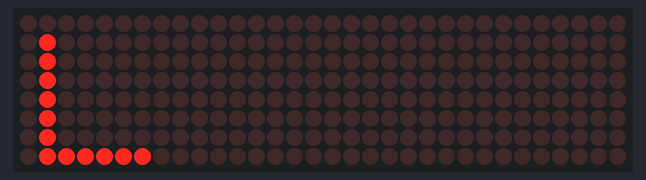
Bench run of a sketch on a simulated Arduino Mega 2560, built with avr-gcc and run on an emulated ATmega2560. On the bench: 32×8 LED matrix. Wiring (from diagram.json): 4 × MAX7219 LED driver: data pin 51; clock pin 52; CS pin 53.

Above: at 5.2 s.
At 7.2 s:
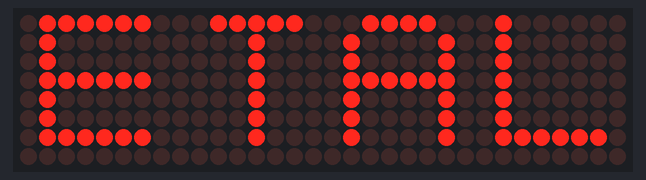
At 8.1 s:
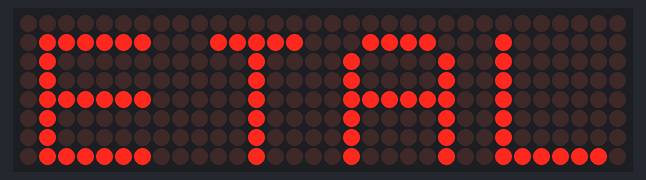
At 9.9 s:
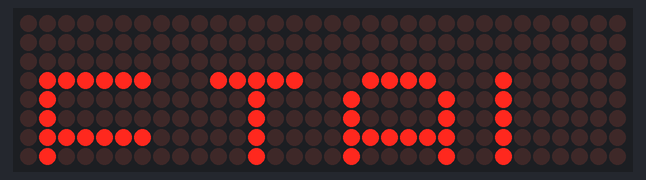
At 11.7 s:
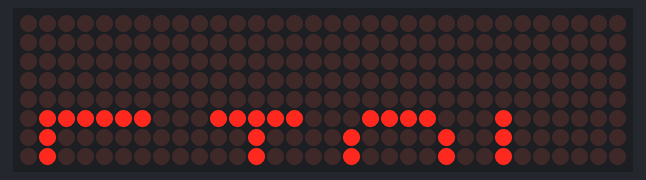
At 14.3 s:
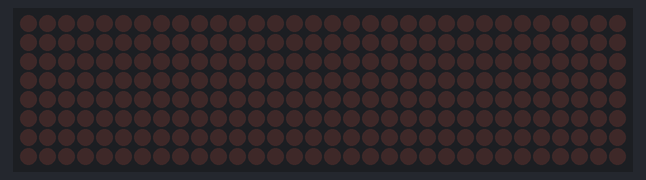

The sketch:

sketch.ino
```cpp
#define DDRB  (*(volatile char*)0x24)
#define PORTB (*(volatile char*)0x25)

#define LOAD 0
#define CLK  1
#define DIN  2

// Parallel scroll buffer (24 = 8 top pad + 8 digit + 8 bottom pad)
unsigned char d1_scroll[24], d2_scroll[24], d3_scroll[24], d4_scroll[24];

// Digits for 1, 2, 3, 4 (column-wise format)
unsigned char digit1[8] = {0b00000000,
    0b01111110,
    0b00000010,
    0b00000010,
    0b01111110,
    0b00000010,
    0b00000010,
    0b01111110};
unsigned char digit2[8] = {0b00000000,
    0b00010000,
    0b00010000,
    0b00010000,
    0b00010000,
    0b00010000,
    0b00010000,
    0b01111100};
unsigned char digit3[8] = {0b00000000,
    0b01000010,
    0b01000010,
    0b01000010,
    0b01111110,
    0b01000010,
    0b01000010,
    0b00111100};
unsigned char digit4[8] = {0b00000000,
    0b01111110,
    0b00000010,
    0b00000010,
    0b00000010,
    0b00000010,
    0b00000010,
    0b00000010};

// Send address + data to all 4 cascaded MAX7219 chips
void max7219_send_all(unsigned char addr, unsigned char d1, unsigned char d2, unsigned char d3, unsigned char d4) {
  PORTB &= ~(1 << LOAD);
  unsigned char data[4] = { d1, d2, d3, d4 };

  for (char dev = 0; dev < 4; dev++) {
    for (int i = 7; i >= 0; i--) {
      PORTB &= ~(1 << CLK);
      (addr & (1 << i)) ? (PORTB |= (1 << DIN)) : (PORTB &= ~(1 << DIN));
      PORTB |= (1 << CLK);
    }
    for (int i = 7; i >= 0; i--) {
      PORTB &= ~(1 << CLK);
      (data[dev] & (1 << i)) ? (PORTB |= (1 << DIN)) : (PORTB &= ~(1 << DIN));
      PORTB |= (1 << CLK);
    }
  }

  PORTB |= (1 << LOAD);
}

void max7219_init() {
  DDRB |= (1 << LOAD) | (1 << CLK) | (1 << DIN);

  for (int i = 0; i < 4; i++) {
    max7219_send_all(0x0F, 0, 0, 0, 0);
    max7219_send_all(0x0C, 1, 1, 1, 1);
    max7219_send_all(0x0B, 7, 7, 7, 7);
    max7219_send_all(0x0A, 8, 8, 8, 8);
    max7219_send_all(0x09, 0, 0, 0, 0);
  }

  for (int i = 1; i <= 8; i++) {
    max7219_send_all(i, 0, 0, 0, 0);
  }
}

// Fill buffer = top pad + digit + bottom pad
void prepare_scroll_data() {
  for (int i = 0; i < 8; i++) {
    d1_scroll[i] = 0x00;
    d2_scroll[i] = 0x00;
    d3_scroll[i] = 0x00;
    d4_scroll[i] = 0x00;

    d1_scroll[i + 8] = digit1[i];
    d2_scroll[i + 8] = digit2[i];
    d3_scroll[i + 8] = digit3[i];
    d4_scroll[i + 8] = digit4[i];

    d1_scroll[i + 16] = 0x00;
    d2_scroll[i + 16] = 0x00;
    d3_scroll[i + 16] = 0x00;
    d4_scroll[i + 16] = 0x00;
  }
}

void delay_scroll() {
  for (volatile long i = 0; i < 40000; i++);
}

void setup() {
  max7219_init();
  prepare_scroll_data();
}

// Top to bottom scrolling animation
void loop() {

  for(volatile long long i=0;i<1000000;i++);
  for (char j = 0; j < 8; j++) {
  max7219_send_all(j + 1,  digit4[8-j],0x00,0x00, 0x00 );
}
for(volatile long long i=0;i<100000;i++);
 for (char j = 0; j < 8; j++) {
  max7219_send_all(j + 1, digit3[8-j],digit4[8-j], 0x00, 0x00 );
}
for(volatile long long i=0;i<100000;i++);
for (char j = 0; j < 8; j++) {
  max7219_send_all(j + 1,  digit2[8-j],digit3[8-j],digit4[8-j], 0x00);
}
for(volatile long long i=0;i<100000;i++);
for (char j = 0; j < 8; j++) {
  max7219_send_all(j + 1,digit1[8-j],digit2[8-j],digit3[8-j],digit4[8-j] );
}
for(volatile long long i=0;i<100000;i++);
for (int shift = 8; shift <=16; shift++) {
    for (int frame = 0; frame < 10; frame++) {
      for (int row = 0; row < 8; row++) {
        max7219_send_all( 8-row ,
          d1_scroll[shift + row],
          d2_scroll[shift + row],
          d3_scroll[shift + row],
          d4_scroll[shift + row]);
      }
      delay_scroll();
    }
  }

}
```

Measured:
- by itself, everything shown: repeats every 15.2 s, in 13 steps
- what the display in image 0 shows lasts 0.5 s, from 5.1 s to 5.6 s
- what the display in image 1 shows lasts 0.9 s, from 7.2 s to 8.1 s
- what the display in image 5 shows lasts 6.0 s, from 14.3 s to 20.3 s
